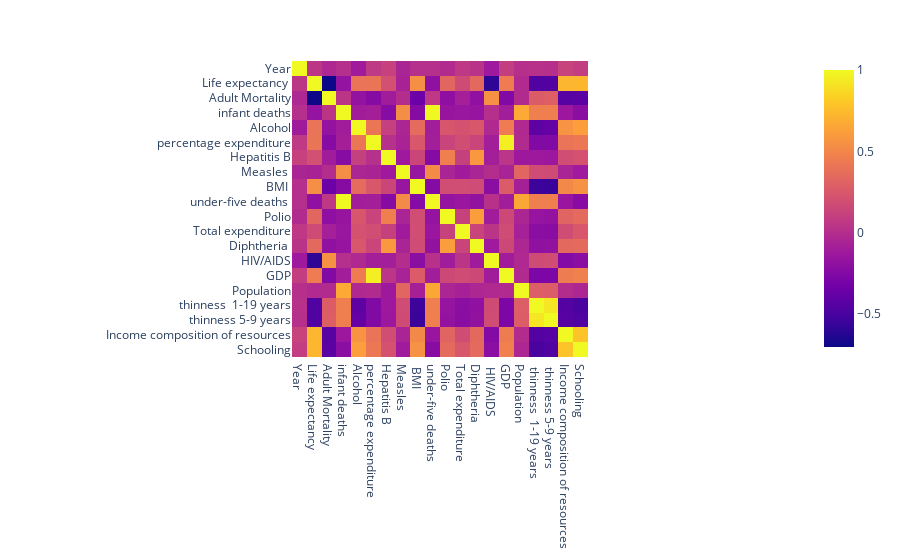

The notebook cell this image was saved under:
### Code cell
fig = px.imshow(df.corr())
fig.show()

### Figure 1 — Plotly figure (JSON) as saved in the notebook; plotly's stock layout.template omitted (floating-point values rounded to 4 significant figures; data arrays with more than 128 entries replaced by an {"elided": "..."} marker saying what was removed)
{"data": [{"coloraxis": "coloraxis", "hovertemplate": "x: %{x}<br>y: %{y}<br>color: %{z}<extra></extra>", "name": "0", "type": "heatmap", "x": ["Year", "Life expectancy ", "Adult Mortality", "infant deaths", "Alcohol", "percentage expenditure", "Hepatitis B", "Measles ", " BMI ", "under-five deaths ", "Polio", "Total expenditure", "Diphtheria ", " HIV/AIDS", "GDP", "Population", " thinness  1-19 years", " thinness 5-9 years", "Income composition of resources", "Schooling"], "xaxis": "x", "y": ["Year", "Life expectancy ", "Adult Mortality", "infant deaths", "Alcohol", "percentage expenditure", "Hepatitis B", "Measles ", " BMI ", "under-five deaths ", "Polio", "Total expenditure", "Diphtheria ", " HIV/AIDS", "GDP", "Population", " thinness  1-19 years", " thinness 5-9 years", "Income composition of resources", "Schooling"], "yaxis": "y", "z": {"elided": "20x20 float values"}}], "layout": {"coloraxis": {"colorscale": [[0, "#0d0887"], [0.1111, "#46039f"], [0.2222, "#7201a8"], [0.3333, "#9c179e"], [0.4444, "#bd3786"], [0.5556, "#d8576b"], [0.6667, "#ed7953"], [0.7778, "#fb9f3a"], [0.8889, "#fdca26"], [1, "#f0f921"]]}, "margin": {"t": 60}, "xaxis": {"anchor": "y", "constrain": "domain", "domain": [0, 1], "scaleanchor": "y"}, "yaxis": {"anchor": "x", "autorange": "reversed", "constrain": "domain", "domain": [0, 1]}}}
